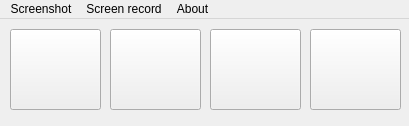
<?xml version="1.0" encoding="UTF-8"?>
<ui version="4.0">
 <class>mainWindow</class>
 <widget class="QMainWindow" name="mainWindow">
  <property name="geometry">
   <rect>
    <x>0</x>
    <y>0</y>
    <width>409</width>
    <height>126</height>
   </rect>
  </property>
  <property name="windowTitle">
   <string>ScreenCap</string>
  </property>
  <widget class="QWidget" name="centralwidget">
   <widget class="QPushButton" name="screenshot">
    <property name="geometry">
     <rect>
      <x>10</x>
      <y>10</y>
      <width>91</width>
      <height>81</height>
     </rect>
    </property>
    <property name="text">
     <string/>
    </property>
    <property name="icon">
     <iconset resource="resource.qrc">
      <normaloff>:/ScreenCap/icons/screen_icon.png</normaloff>:/ScreenCap/icons/screen_icon.png</iconset>
    </property>
    <property name="iconSize">
     <size>
      <width>90</width>
      <height>90</height>
     </size>
    </property>
   </widget>
   <widget class="QPushButton" name="area_screenshot">
    <property name="geometry">
     <rect>
      <x>110</x>
      <y>10</y>
      <width>91</width>
      <height>81</height>
     </rect>
    </property>
    <property name="text">
     <string/>
    </property>
    <property name="icon">
     <iconset resource="resource.qrc">
      <normaloff>:/ScreenCap/icons/areascreen_icon.png</normaloff>:/ScreenCap/icons/areascreen_icon.png</iconset>
    </property>
    <property name="iconSize">
     <size>
      <width>90</width>
      <height>90</height>
     </size>
    </property>
   </widget>
   <widget class="QPushButton" name="carea_screenshot">
    <property name="geometry">
     <rect>
      <x>210</x>
      <y>10</y>
      <width>91</width>
      <height>81</height>
     </rect>
    </property>
    <property name="text">
     <string/>
    </property>
    <property name="icon">
     <iconset resource="resource.qrc">
      <normaloff>:/ScreenCap/icons/customareascreen_icon.png</normaloff>:/ScreenCap/icons/customareascreen_icon.png</iconset>
    </property>
    <property name="iconSize">
     <size>
      <width>90</width>
      <height>90</height>
     </size>
    </property>
   </widget>
   <widget class="QPushButton" name="record">
    <property name="geometry">
     <rect>
      <x>310</x>
      <y>10</y>
      <width>91</width>
      <height>81</height>
     </rect>
    </property>
    <property name="text">
     <string/>
    </property>
    <property name="icon">
     <iconset resource="resource.qrc">
      <normaloff>:/ScreenCap/icons/record_icon.png</normaloff>:/ScreenCap/icons/record_icon.png</iconset>
    </property>
    <property name="iconSize">
     <size>
      <width>90</width>
      <height>90</height>
     </size>
    </property>
   </widget>
  </widget>
  <widget class="QMenuBar" name="menubar">
   <property name="geometry">
    <rect>
     <x>0</x>
     <y>0</y>
     <width>409</width>
     <height>26</height>
    </rect>
   </property>
   <widget class="QMenu" name="menuScreenshot">
    <property name="title">
     <string>Screenshot</string>
    </property>
    <widget class="QMenu" name="menuFormat">
     <property name="title">
      <string>Format</string>
     </property>
     <addaction name="actionjpg"/>
     <addaction name="actionpng"/>
    </widget>
    <addaction name="actionFolder"/>
    <addaction name="menuFormat"/>
   </widget>
   <widget class="QMenu" name="menuScreen_record">
    <property name="title">
     <string>Screen record</string>
    </property>
    <widget class="QMenu" name="menuFormat_2">
     <property name="title">
      <string>Format</string>
     </property>
     <addaction name="actionmp4"/>
     <addaction name="actionavi"/>
     <addaction name="actionmvk"/>
    </widget>
    <addaction name="actionFolder_2"/>
    <addaction name="menuFormat_2"/>
   </widget>
   <widget class="QMenu" name="menuAbout">
    <property name="title">
     <string>About</string>
    </property>
   </widget>
   <addaction name="menuScreenshot"/>
   <addaction name="menuScreen_record"/>
   <addaction name="menuAbout"/>
  </widget>
  <action name="actionFolder">
   <property name="text">
    <string>Directory</string>
   </property>
  </action>
  <action name="actionjpg">
   <property name="text">
    <string>jpg</string>
   </property>
  </action>
  <action name="actionpng">
   <property name="text">
    <string>png</string>
   </property>
  </action>
  <action name="actionFolder_2">
   <property name="text">
    <string>Directory</string>
   </property>
  </action>
  <action name="actionmp4">
   <property name="text">
    <string>mp4</string>
   </property>
  </action>
  <action name="actionavi">
   <property name="text">
    <string>avi</string>
   </property>
  </action>
  <action name="actionmvk">
   <property name="text">
    <string>mvk</string>
   </property>
  </action>
 </widget>
 <resources>
  <include location="resource.qrc"/>
 </resources>
 <connections/>
</ui>
